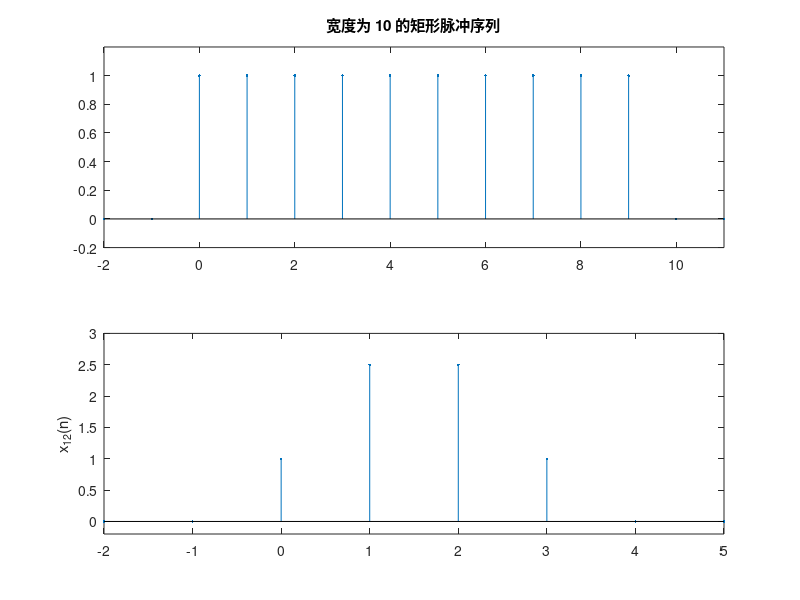
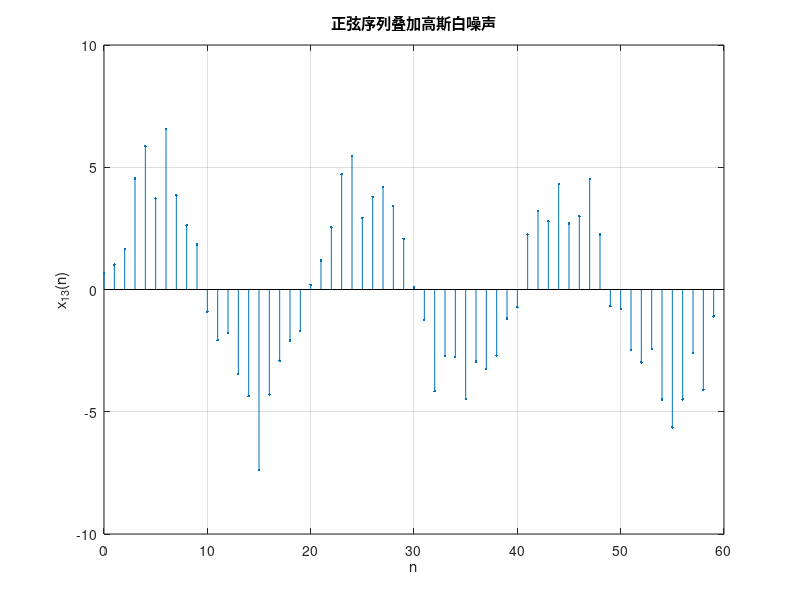

Here is the MATLAB script that generated these plots, in order:
n=-2:11;%计算时间序号
RN=(n>=0)&(n<10); %产生矩形脉冲序列
subplot(2,1,1) ,stem(n,RN,'.')
axis([-2 11 -0.2 1.2])
title('宽度为 10 的矩形脉冲序列');
 
n=-2:5;%计算时间序号
delta_n=(n==0)+2.5*(n==1)+2.5*(n==2)+(n==3); 
subplot(2,1,2), stem(n,delta_n,'.')
axis([-2 5 -0.2 3])
ylabel('x_{12}(n)');

T = 2*pi/(0.1*pi);% 计算周期
n = 0:3*T-1;% 计算三个周期的长度
x13 = 5 * sin(0.1 * pi * n);
noise = randn(size(n));% 生成高斯白噪声
x13_noisy = x13 + noise;% 叠加正弦序列和高斯白噪声
figure;
stem(n, x13_noisy,'.');
title('正弦序列叠加高斯白噪声');
xlabel('n');
ylabel('x_{13}(n)');
grid on;